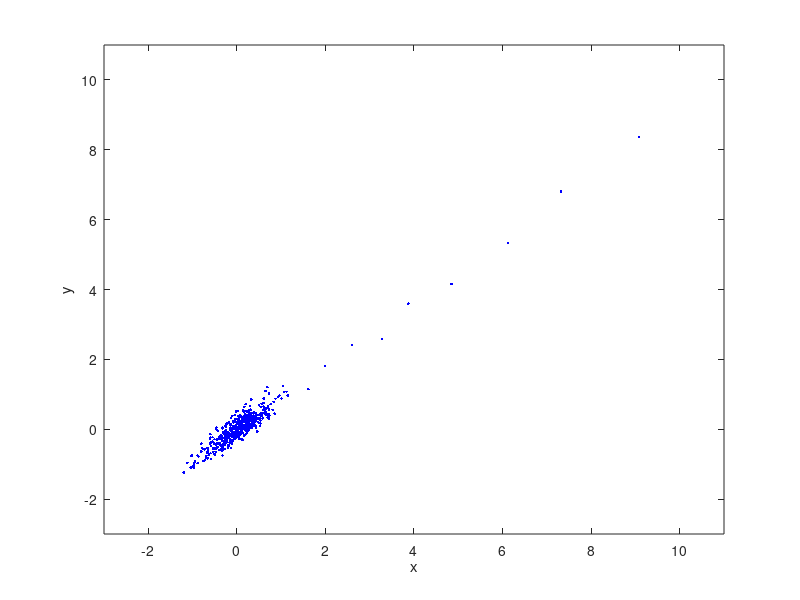

Write the MATLAB code that produced this figure.
% PARAMETERS
nSim = 500;
x    = 10;
y    = 10;
roe  = 0.9;

% Set the seed.
randn('state', sum(100*clock));

samples = zeros(nSim,2);
sig     = 1 - roe^2;
n       = randn(2,nSim);

% Simulate the samples.
tic;
for i = 1:nSim,
  
  % Calculate the new x using the conditional.
  x = roe*y + n(1,i) * sig;
  
  % Calculate the new y using the conditional.
  y = roe*x + n(2,i) * sig;

  % Store the sample.
  samples(i,:) = [x y];
end;

fprintf('Sampling took %0.3f seconds. \n', toc);

% Plot the values.
samples = samples';
plot(samples(1,:), samples(2,:), 'b.');
axis([-3 11 -3 11]);
xlabel('x');
ylabel('y');
